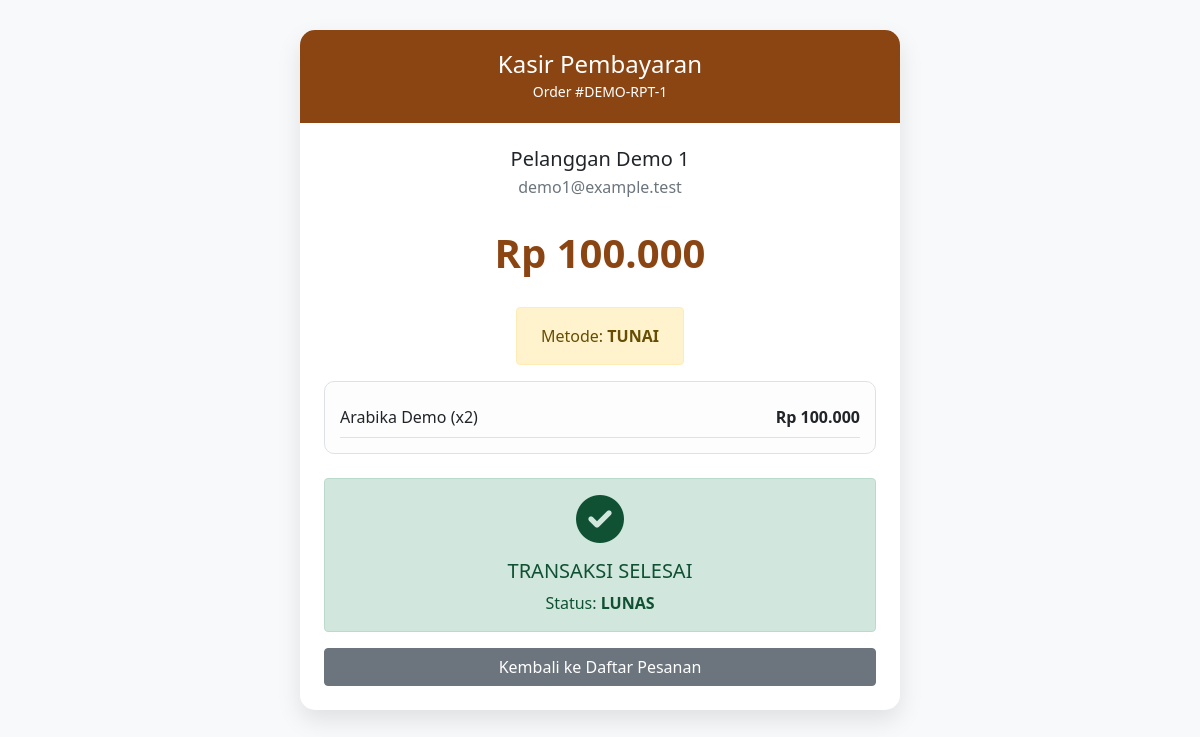
The app's page /admin/kasir_pembayaran.php?id=1 (signed in) with its own data.
### tables this page shows
CREATE TABLE `pesanan` (
  `id` int(11) NOT NULL,
  `kode_pesanan` varchar(20) NOT NULL,
  `nama_pelanggan` varchar(100) DEFAULT NULL,
  `email_pelanggan` varchar(100) NOT NULL,
  `total_harga` decimal(10,2) NOT NULL,
  `status_pesanan` enum('pending','diproses','selesai','dibatalkan') DEFAULT 'pending',
  `metode_pembayaran` enum('qris','ewallet','transfer_bank','tunai') DEFAULT NULL,
  `status_pembayaran` enum('pending','berhasil','gagal') DEFAULT 'pending',
  `midtrans_order_id` varchar(100) DEFAULT NULL,
  `midtrans_transaction_status` varchar(50) DEFAULT NULL,
  `created_at` timestamp NOT NULL DEFAULT current_timestamp(),
  `snap_token` varchar(255) DEFAULT NULL,
  `expired_time` datetime DEFAULT NULL
);

CREATE TABLE `detail_pesanan` (
  `id` int(11) NOT NULL,
  `pesanan_id` int(11) DEFAULT NULL,
  `produk_id` int(11) DEFAULT NULL,
  `quantity` int(11) NOT NULL,
  `harga` decimal(10,2) NOT NULL,
  `subtotal` decimal(10,2) NOT NULL
);

CREATE TABLE `produk` (
  `id` int(11) NOT NULL,
  `kategori_id` int(11) DEFAULT NULL,
  `nama_produk` varchar(200) NOT NULL,
  `berat` varchar(10) NOT NULL,
  `deskripsi` text DEFAULT NULL,
  `harga` decimal(10,2) NOT NULL,
  `stok` int(11) NOT NULL,
  `gambar` varchar(255) DEFAULT NULL,
  `is_available` tinyint(1) DEFAULT 1,
  `created_at` timestamp NOT NULL DEFAULT current_timestamp(),
  `is_deleted` tinyint(1) DEFAULT 0
);

### admin/kasir_pembayaran.php (the view, shortened to what this page needs)
<?php
require_once '../includes/config.php';
$id_pesanan = $_GET['id'];
$stmt = $pdo->prepare("SELECT * FROM pesanan WHERE id = ?");
$stmt->execute([$id_pesanan]);
$order = $stmt->fetch(PDO::FETCH_ASSOC);
$stmt_detail = $pdo->prepare("SELECT dp.*, p.nama_produk FROM detail_pesanan dp JOIN produk p ON dp.produk_id = p.id WHERE dp.pesanan_id = ?");
$stmt_detail->execute([$id_pesanan]);
$items = $stmt_detail->fetchAll(PDO::FETCH_ASSOC);
?>
<!DOCTYPE html>
<html lang="id">
<head>
    <link href="https://cdn.jsdelivr.net/npm/bootstrap@5.1.3/dist/css/bootstrap.min.css" rel="stylesheet">
    <link href="https://cdnjs.cloudflare.com/ajax/libs/font-awesome/6.0.0/css/all.min.css" rel="stylesheet">
</head>
<body>
    <div class="container">
        <div class="card card-invoice">
            <div class="invoice-header">
                <h4 class="mb-0">Kasir Pembayaran</h4>
                <small>Order #<?= $order['kode_pesanan'] ?></small>
            </div>
            <div class="card-body p-4 text-center">
                <h5 class="mb-1"><?= htmlspecialchars($order['nama_pelanggan']) ?></h5>
                <p class="text-muted mb-4"><?= htmlspecialchars($order['email_pelanggan']) ?></p>
                <div class="total-amount mb-4">
                    Rp <?= number_format($order['total_harga'], 0, ',', '.') ?>
                </div>
                <div class="alert alert-warning d-inline-block px-4">
                    Metode: <strong><?= strtoupper($order['metode_pembayaran']) ?></strong>
                </div>
                <div class="item-list text-start mb-4 border">
                    <?php foreach($items as $item): ?>
                    <div class="d-flex justify-content-between border-bottom py-2">
                        <span><?= htmlspecialchars($item['nama_produk']) ?> (x<?= $item['quantity'] ?>)</span>
                        <span class="fw-bold">Rp <?= number_format($item['subtotal'],0,',','.') ?></span>
                    </div>
                    <?php endforeach; ?>
                </div>
                <?php if ($order['status_pembayaran'] == 'pending'): ?>
                    <?php if ($order['metode_pembayaran'] == 'qris'): ?>
                        <div class="alert alert-success border-success">
                                <strong><i class="fas fa-flask"></i> MODE DEMO AKTIF</strong><br>
                                Sistem menggunakan token simulasi. Tidak perlu scan sungguhan.
                            </div>
                            <form method="POST">
                                <button type="submit" name="konfirmasi_demo" class="btn btn-primary btn-lg w-100 shadow-sm">
                                    <i class="fas fa-magic me-2"></i> Simulasi Scan Berhasil
                                </button>
                            </form>
                    <?php else: ?>
                        <div class="alert alert-info">
                            Terima uang tunai sejumlah total di atas.
                        </div>
                        <form method="POST">
                            <button type="submit" name="konfirmasi_bayar" class="btn btn-success btn-lg w-100" onclick="return confirm('Uang tunai sudah diterima?')">
                                <i class="fas fa-money-bill-wave me-2"></i> Konfirmasi Uang Diterima
                            </button>
                        </form>
                    <?php endif; ?>
                <?php else: ?>
                    <div class="alert alert-success">
                        <i class="fas fa-check-circle fa-3x mb-3"></i><br>
                        <h5>TRANSAKSI SELESAI</h5>
                        <p class="mb-0">Status: <strong>LUNAS</strong></p>
                    </div>
                    <a href="pesanan.php" class="btn btn-secondary w-100">Kembali ke Daftar Pesanan</a>
                <?php endif; ?>
            </div>
        </div>
    </div>
</body>
</html>

### admin/kasir_pembayaran.php (style rules this page uses)
body { background-color: #f8f9fa; }
.card-invoice { max-width: 600px; margin: 30px auto; border-radius: 15px; box-shadow: 0 10px 25px rgba(0,0,0,0.1); border: none; }
.invoice-header { background: #8B4513; color: white; padding: 20px; border-radius: 15px 15px 0 0; text-align: center; }
.total-amount { font-size: 2.5rem; font-weight: bold; color: #8B4513; }
.item-list { background: #fdfdfd; border-radius: 10px; padding: 15px; }

### records on screen
pesanan: kode_pesanan "DEMO-RPT-1", nama_pelanggan "Pelanggan Demo 1", email_pelanggan "demo1@example.test", total_harga "100.000", metode_pembayaran "TUNAI"
detail_pesanan: produk.nama_produk "Arabika Demo", quantity "2", subtotal "100.000"
